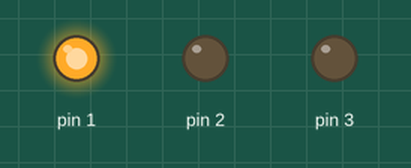
A sketch run on a simulated Arduino Uno, built with avr-gcc and run on an emulated ATmega328P. On the bench: output pins drawn as LEDs (lit = HIGH).

Above: at 0.5 s.
At 1.5 s:
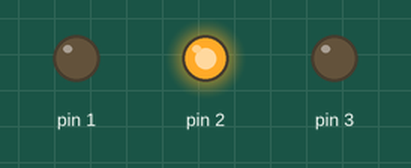
At 5.5 s:
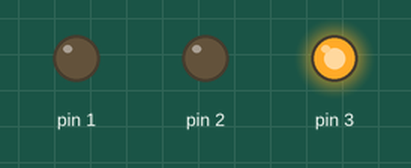
Timing chart, 0 to 6.9 s (numbered marks = the images above):
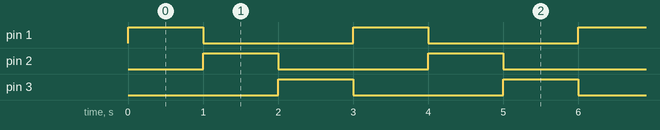

The sketch:

SemaforoSimples.ino
```cpp
void setup() {
  pinMode(1, OUTPUT);
  pinMode(2, OUTPUT);
  pinMode(3, OUTPUT);

}

void loop() {
  for(int i = 1; i <= 3; i++) {
    digitalWrite(i, HIGH);
    delay(1000);
    digitalWrite(i, LOW);

  }
}
```

Measured:
- by itself, pin 1–3: alternates HIGH for 1.0 s and LOW for 2.0 s
- by itself, everything shown: repeats every 3.0 s, in 4 steps
